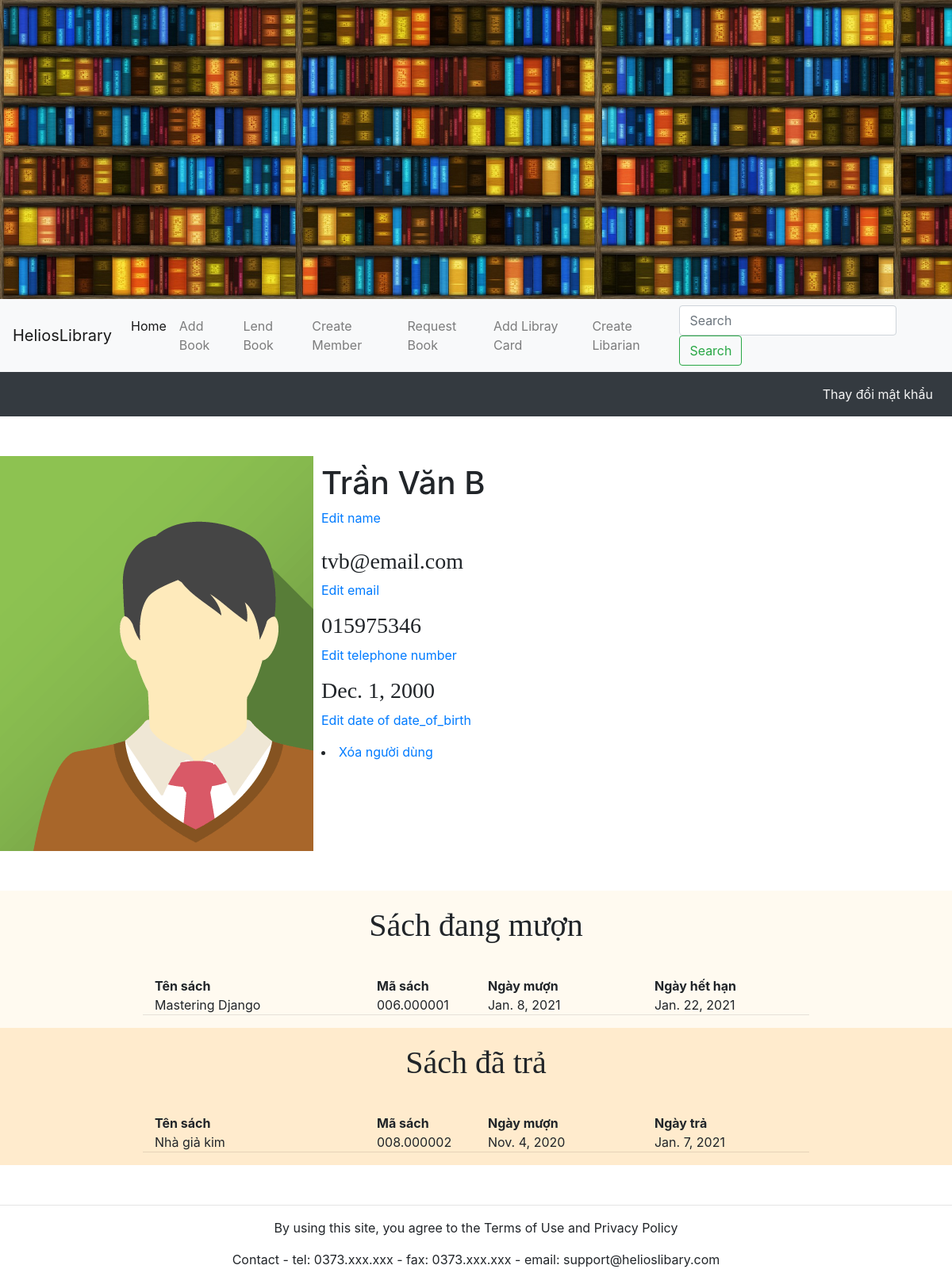
Screenshot of /member/3/ (signed in) with the database file from the repository.
### libmagapp/models.py (models this page shows, shortened)
class Member (models.Model):
    name = models.CharField("Họ và Tên", max_length=255)
    date_of_birth = models.DateField("Ngày sinh")
    tel_number = models.CharField("Số điện thoại", max_length=255, unique=True)
    resgister_date = models.DateField("Ngày đăng ký", auto_now_add=True)
    email = models.CharField("Email", default=None, blank=False, max_length=255, unique=True)
    avatar = models.ImageField("Ảnh đại diện", upload_to='user_avatar', null=True, blank=True, default='user_avatar/default_avatar.png')

class Book (models.Model):
    class Subject(models.IntegerChoices):
        GENERALITIES          = 0, _("Generalities")
        PHILOSOPHY_PSYCHOLOGY = 1, _("Philosophy & psychology")
        RELIGION              = 2, _("Religion")
        SOCIALSCIENCE         = 3, _("Social sciences")
        LANGUAGES             = 4, _("Languages")
        NATURESCIENCE_MATHEMATICS = 5, _("Natural sciences & mathematics")
        TECHNOLOGY            = 6, _("Technology")
        THEARTS               = 7, _("The arts")
        LITERATURE_RHETORIC   = 8, _("Literature & rhetoric")
        GEOGRAPHY_HISTORY     = 9, _(" Geography & history")
    title = models.CharField("Tiêu đề", max_length=255)
    author = models.CharField("Tác giả",max_length=255)
    subject = models.IntegerField("Chu de", choices = Subject.choices, default=None)
    publisher = models.CharField("Nhà xuất bản",max_length=255)
    pubdate = models.IntegerField("Năm xuất bản")
    size = models.CharField("Kích thước", max_length=7)
    pages = models.IntegerField("Số trang")
    entry_date = models.DateField("Ngày nhập", auto_now_add=True)
    book_cover = models.ImageField("Bìa sách", upload_to='book_cover', null=True, blank=True, default="book_cover/default_book_cover.jpg")
    status = models.BooleanField("Sẵn có", default=True)

class BookLending (models.Model):
    member = models.ForeignKey(Member, on_delete=models.RESTRICT, verbose_name="Mã thành viên mượn")
    book = models.ForeignKey(Book, on_delete=models.RESTRICT, verbose_name="Mã sách được mượn",)
    creation_date = models.DateField("Ngày mượn",auto_now_add=True)
    return_date = models.DateField("Ngày trả", null=True)
    def due_date(self):
        due_date = self.creation_date + timedelta(days=14)
        return due_date
    class Meta:
        ordering = ['-creation_date']

### libmagapp/views.py (the view)
# urls.py: path('member/<int:mem_id>/', views.mem_infor),
@login_required
def mem_infor(request, mem_id):
    if not request.user.is_staff:
        user_id = Member.objects.get(email=request.user.username)
        if mem_id != user_id.pk:
            return redirect(reverse('login'))
    member = Member.objects.get(pk=mem_id)
    loan_times = BookLending.objects.filter(member__id=member.id)
    num_loaned_times = loan_times.count()
    num_not_return = loan_times.filter(return_date=None).count()
    returned_book = {}
    not_return_book = {}
    for time in loan_times:
        if time.return_date is None:
            not_return_book[Book.objects.get(pk=time.book.id)]=time
        else:
            returned_book[Book.objects.get(pk=time.book.id)]=time
    return render(request, 'member_infor.html',{'member': member,
                                                'num_loaned_times':num_loaned_times,
                                                'num_not_return':num_not_return,
                                                'returned_books':returned_book,
                                                'not_return_books':not_return_book})

### libmagapp/templates/member_infor.html (shortened to what this page needs)
<!DOCTYPE html>
<html lang="en">
<head>
    <link rel="stylesheet" href="https://maxcdn.bootstrapcdn.com/bootstrap/4.0.0/css/bootstrap.min.css"
>
</head>
<body>
    <div class="header">
        {% load static %}
        <img src="{% static 'bookshelf.jpg' %}" alt="banner" style="width:100vw">
    </div>
    <div class="row sticky-top">
        <div class="col-12">
            <nav class="navbar navbar-expand-lg navbar-light bg-light">
                <span class="navbar-brand" href="#">HeliosLibrary</span>
                <div class="collapse navbar-collapse" id="navbarSupportedContent">
                    <ul class="navbar-nav mr-auto">
                        <li class="nav-item active">
                            <a class="nav-link" href="">Home</span></a>
                        </li>
                        <li class="nav-item-active">
                            <a class="nav-link" href="/libmagapp/add_book" target="_blank" rel="noopener noreferrer">Add Book</a>
                        </li>
                        <li class="nav-item">
                            <a class="nav-link" href="/libmagapp/add_lending" target="_blank" rel="noopener noreferrer">Lend
                                Book</a>
                        </li>
                        <li class="nav-item">
                            <a class="nav-link" href="/libmagapp/add_member" target="_blank" rel="noopener noreferrer">Create
                                Member</a>
                        </li>
                        <li class="nav-item">
                            <a class="nav-link" href="/libmagapp/add_request" target="_blank" rel="noopener noreferrer">Request
                                Book</a>
                        </li>
                        <li class="nav-item">
                            <a class="nav-link" href="/libmagapp/add_card" target="_blank" rel="noopener noreferrer">Add Libray
                                Card</a>
                        </li>
                        <li class="nav-item">
                            <a class="nav-link" href="/libmagapp/add_librarian" target="_blank" rel="noopener noreferrer">Create
                                Libarian</a>
                        </li>
                    </ul>
                    <form class="form-inline my-2 my-lg-0">
                        <input class="form-control mr-sm-2" type="search" placeholder="Search" aria-label="Search">
                        <button class="btn btn-outline-success my-2 my-sm-0" type="submit">Search</button>
                    </form>
                </div>
            </nav>
        </div>
    </div>
    <div class="row">
        <div class="col-12">
            <nav class="navbar navbar-expand-lg navbar-light bg-dark">
                <ul class="navbar-nav ml-auto">
                    <li class="nav-item active">
                        <a class="nav-link" href="/accounts/password_change/" style="font: bold; color: whitesmoke; ">Thay đổi mật khẩu</a>
                    </li>
                </ul>
            </nav>
    <div class="row" id="profile" style="margin-top: 50px;">
        <div class="col-lg-4" id="member_avatar" style="overflow: hidden;">
            <img src="{{member.avatar.url}}" alt="avatar image" style="display: block; margin:auto">
        </div>
        <div class="col-lg-8" id="personal_infor" >
            <div class='row'>
                <div class="col-sm-12" style="padding: 0; margin: 10px;">
                    <h1>{{ member.name }}</h1>
                    <p><a href="#">Edit name</a></p>
                </div>
            </div>
            <div class='row'>
                <div class="col-sm-6" style="padding: 0; margin-left:10px">
                    <h3 style="font-family: 'Times New Roman', Times, serif;">{{ member.email }}</h3>
                    <p><a href="#">Edit email</a></p>
                    <h3 style="font-family: 'Times New Roman', Times, serif;">{{ member.tel_number }}</h3>
                    <p><a href="#">Edit telephone number</a></p>
                    <h3 style="font-family: 'Times New Roman', Times, serif;">{{ member.date_of_birth }}</h3>
                    <p><a href="#">Edit date of date_of_birth</a></p>
                    {% if request.user.is_staff %}
                    <li><a href="/delete_member/{{member.id}}">Xóa người dùng</a></li>
                    {% endif %}
                </div>
            </div>
        </div>
    </div>
    <div class ='row' style="background-color: floralwhite; margin-top: 50px; padding: 0;">
        <div class="col-12" style="padding: 0;">
            <div class="row" style="padding: 0;">
                <h1 style="display:block; margin:20px auto 20px; font-family: Georgia, 'Times New Roman', Times, serif; clear: both;">Sách đang mượn</h1>
            </div><div clas='row' style=" margin: 20px auto;width: 70vw; padding: 0;font-weight: bold;">
                {% if not_return_books %}
                <div class="col-4" style="float:left">Tên sách</div>
                <div class="col-2" style="float:left">Mã sách</div>
                <div class="col-3" style="float:left">Ngày mượn</div>
                <div class="col-3" style="float:left">Ngày hết hạn</div>
                {%endif%}
            </div>
            {% for book, date in not_return_books.items %}
            <div clas='row' style="display: block; margin: auto; padding: 0; width: 70vw;">
                <div class="col-4" style="float: left;">{{ book.title }}</div>
                <div class="col-2" style="float: left;">{{book.subject|stringformat:"03d"}}.{{ book.id|stringformat:"06d" }}</div>
                <div class="col-3" style="float: left;">{{ date.creation_date}}</div>
                <div class="col-3" style="float: left;"> {{date.due_date}}</div>
                <hr style="clear: both; display: block;">
            </div>
            {% empty %}
            <div clas='row' style="display: block; margin: 20px auto 10px; padding: 0; width: 70vw; text-align: center;">
                <h3>Danh sách mượn rỗng</h3><hr>
            </div>
            {% endfor %}
        </div>
    </div>
    <div class ='row' style="background-color: blanchedalmond;margin:auto; padding: 0;">
        <div class="col-12" style="padding: 0;">
            <div class="row" style="padding: 0;">
                <h1 style="display:block; margin:20px auto; font-family: Georgia, 'Times New Roman', Times, serif; clear: both;">Sách đã trả</h1>
            </div><div clas='row' style=" margin: 20px auto;width: 70vw; padding: 0;font-weight: bold;">
                <div class="col-4" style="float:left">Tên sách</div>
                <div class="col-2" style="float:left">Mã sách</div>
                <div class="col-3" style="float:left">Ngày mượn</div>
                <div class="col-3" style="float:left">Ngày trả</div>
            </div>
            {% for book, date in returned_books.items %}
            <div clas='row' style="display: block; margin: auto; padding: 0; width: 70vw;">
                <div class="col-4" style="float: left;">{{ book.title }}</div>
                <div class="col-2" style="float: left;">{{book.subject|stringformat:"03d"}}.{{ book.id|stringformat:"06d" }}</div>
                <div class="col-3" style="float: left;">{{ date.creation_date}}</div>
                <div class="col-3" style="float: left;"> {{date.return_date}}</div>
                <hr style="clear: both; display: block;">
            </div>
            {% endfor %}
        </div>
    </div>
    <div class="footer" style="text-align: center; margin-top: 50px; clear: both; height: 50px;">
        <hr>
        <p>By using this site, you agree to the Terms of Use and Privacy Policy</p>
        <p>Contact - tel: 0373.xxx.xxx - fax: 0373.xxx.xxx - email: support@helioslibary.com</p>
    </div>
</body>
</html>

### rows the page displays
Member: avatar (placeholder picture), name "Trần Văn B", email "tvb@email.com", tel_number "015975346", date_of_birth "Dec. 1, 2000"
Book: title "Mastering Django", subject "006", id "000001", creation_date "Jan. 8, 2021", due_date "Jan. 22, 2021"
Book: title "Nhà giả kim", subject "008", id "000002", creation_date "Nov. 4, 2020", return_date "Jan. 7, 2021"
